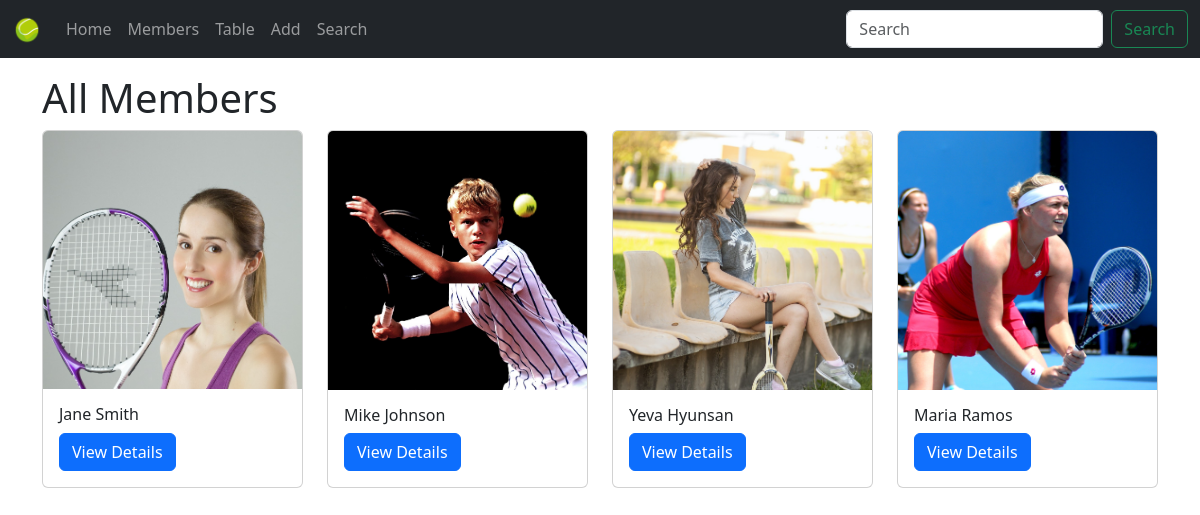
Before: /all_members/ with the older database file.
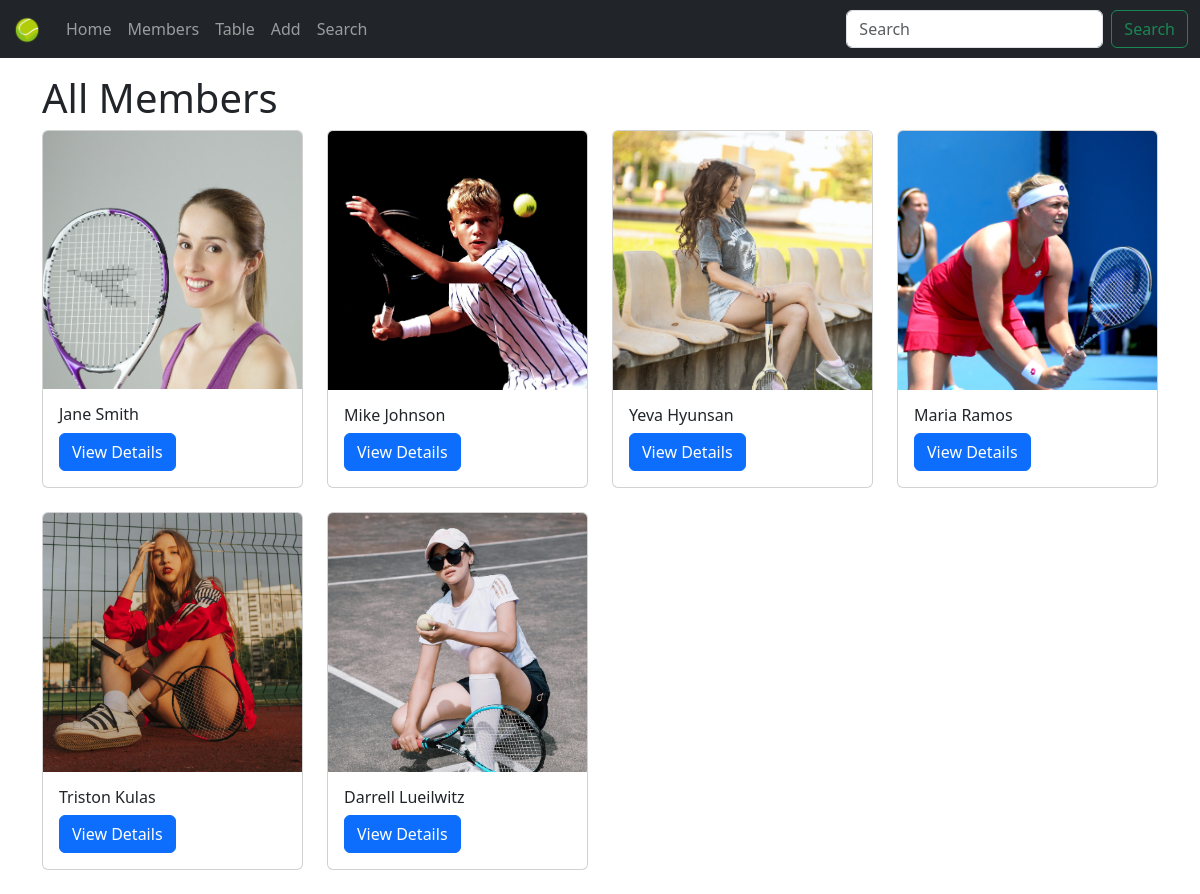
After: the same page with the newer database file.
### members/models.py (models this page shows, shortened)
class Member(models.Model):
    firstname = models.CharField(max_length=255)
    lastname = models.CharField(max_length=255)
    email = models.EmailField(max_length=255, unique=True, blank=True)
    joined_date = models.DateField(null=True)
    slug = models.SlugField(default="", null=False)
    bio = models.TextField(max_length=500, blank=True, null=True)
    profile_image = models.ImageField(upload_to='members/', blank=True, null=True) # New.
    phone_number = models.CharField(max_length=50, blank=True, null=True) # New.

### members/views.py (the view)
# urls.py: path('all_members/', view=views.all_members, name='all_members'),
def all_members(request):
    all_members = models.Member.objects.all()
    return render(request=request, template_name='all_members.html', context={'members': all_members})

### templates/all_members.html (shortened to what this page needs)
{% extends "master.html" %}
{% load static %}
{% block content %}
    <h1>All Members</h1>
    {% if members %}
        <div class="row">
            {% for member in members %}
                <div class="col-md-3 mb-4">
                    <div class="card" style="width: 100%;">
                        {% if member.profile_image %}
                            <img src="{{ member.profile_image.url }}" class="card-img-top" alt="{{ member.firstname }}">
                        {% else %}
                            <img src="{% static 'default_profile_pic.png' %}" class="card-img-top" alt="Default image">
                        {% endif %}
                        <div class="card-body text-dark">
                            <h6 class="card-title">{{ member.firstname }} {{ member.lastname }}</h6>
                            <a href="{% url 'details' member.slug %}" class="btn btn-primary">View Details</a>
                        </div>
                    </div>
                </div>
            {% endfor %}
        </div>
    {% else %}
        <h3 class="text-center">No cars found.</h3>
    {% endif %}
{% endblock %}

### templates/master.html (shortened to what this page needs)
{% load static %}
<!DOCTYPE html>
<html lang="en">
{% load static %}
<head>
    <link href="https://cdn.jsdelivr.net/npm/bootstrap@5.3.3/dist/css/bootstrap.min.css" rel="stylesheet">
</head>
<body>
    {% include 'nav.html' %}
    <div class="container">
        {% block content %}
        {% endblock %}
    </div>
</body>
</html>

### templates/nav.html (shortened to what this page needs)
{% load static %}
<nav class="navbar navbar-expand-lg bg-dark navbar-dark mb-3">
    <div class="container-fluid">
        <a class="navbar-brand" href="{% url 'main' %}">
            <img src="{% static 'logo.png' %}" alt="Logo" width="30" height="30">
        </a>
        <div class="collapse navbar-collapse" id="navbarSupportedContent">
            <ul class="navbar-nav me-auto mb-2 mb-lg-0">
                <li class="nav-item">
                    <a class="nav-link" href="{% url 'main' %}">Home</a>
                </li>
                <li class="nav-item">
                    <a class="nav-link" href="{% url 'all_members' %}">Members</a>
                </li>
                <li class="nav-item">
                    <a class="nav-link" href="{% url 'table' %}">Table</a>
                </li>
                <li class="nav-item">
                    <a class="nav-link" href="{% url 'add_member' %}">Add</a>
                </li>
                <li class="nav-item">
                    <a class="nav-link" href="{% url 'search_member' %}">Search</a>
                </li>
            </ul>
            <form class="d-flex" role="search">
                <input class="form-control me-2" type="search" placeholder="Search" aria-label="Search">
                <button class="btn btn-outline-success" type="submit">Search</button>
            </form>
        </div>
    </div>
</nav>

Changed rows visible on the page:
added Member: profile_image (picture), firstname "Triston", lastname "Kulas"
added Member: profile_image (picture), firstname "Darrell", lastname "Lueilwitz"
